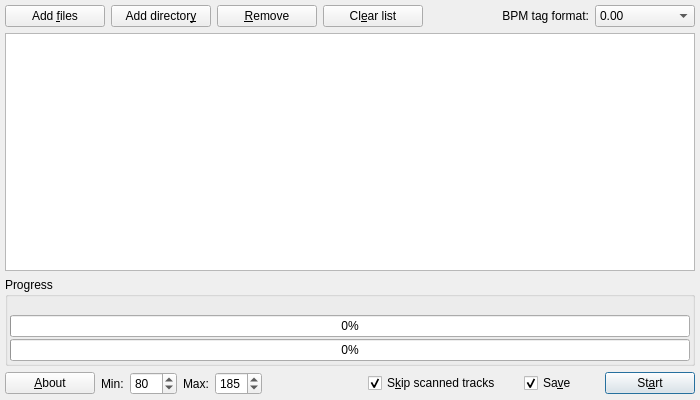
<ui version="4.0" >
 <class>DlgBPMDetectDlg</class>
 <widget class="QWidget" name="DlgBPMDetectDlg" >
  <property name="geometry" >
   <rect>
    <x>0</x>
    <y>0</y>
    <width>700</width>
    <height>400</height>
   </rect>
  </property>
  <property name="sizePolicy" >
   <sizepolicy vsizetype="Expanding" hsizetype="Expanding" >
    <horstretch>0</horstretch>
    <verstretch>0</verstretch>
   </sizepolicy>
  </property>
  <property name="minimumSize" >
   <size>
    <width>700</width>
    <height>400</height>
   </size>
  </property>
  <property name="windowTitle" >
   <string>BPM Detect</string>
  </property>
  <layout class="QGridLayout" >
   <property name="leftMargin" >
    <number>5</number>
   </property>
   <property name="topMargin" >
    <number>5</number>
   </property>
   <property name="rightMargin" >
    <number>5</number>
   </property>
   <property name="bottomMargin" >
    <number>5</number>
   </property>
   <item row="0" column="0" >
    <layout class="QHBoxLayout" >
     <item>
      <widget class="QPushButton" name="btnAddFiles" >
       <property name="sizePolicy" >
        <sizepolicy vsizetype="Fixed" hsizetype="Fixed" >
         <horstretch>0</horstretch>
         <verstretch>0</verstretch>
        </sizepolicy>
       </property>
       <property name="minimumSize" >
        <size>
         <width>100</width>
         <height>0</height>
        </size>
       </property>
       <property name="text" >
        <string>Add &amp;files</string>
       </property>
       <property name="shortcut" >
        <string>Alt+F</string>
       </property>
      </widget>
     </item>
     <item>
      <widget class="QPushButton" name="btnAddDir" >
       <property name="sizePolicy" >
        <sizepolicy vsizetype="Fixed" hsizetype="Fixed" >
         <horstretch>0</horstretch>
         <verstretch>0</verstretch>
        </sizepolicy>
       </property>
       <property name="minimumSize" >
        <size>
         <width>100</width>
         <height>0</height>
        </size>
       </property>
       <property name="text" >
        <string>Add director&amp;y</string>
       </property>
       <property name="shortcut" >
        <string>Alt+Y</string>
       </property>
      </widget>
     </item>
     <item>
      <widget class="QPushButton" name="btnRemoveSelected" >
       <property name="sizePolicy" >
        <sizepolicy vsizetype="Fixed" hsizetype="Fixed" >
         <horstretch>0</horstretch>
         <verstretch>0</verstretch>
        </sizepolicy>
       </property>
       <property name="minimumSize" >
        <size>
         <width>100</width>
         <height>0</height>
        </size>
       </property>
       <property name="toolTip" >
        <string>Remove selected tracks</string>
       </property>
       <property name="text" >
        <string>&amp;Remove</string>
       </property>
       <property name="shortcut" >
        <string>Alt+R</string>
       </property>
      </widget>
     </item>
     <item>
      <widget class="QPushButton" name="btnClearList" >
       <property name="sizePolicy" >
        <sizepolicy vsizetype="Fixed" hsizetype="Fixed" >
         <horstretch>0</horstretch>
         <verstretch>0</verstretch>
        </sizepolicy>
       </property>
       <property name="minimumSize" >
        <size>
         <width>100</width>
         <height>0</height>
        </size>
       </property>
       <property name="text" >
        <string>Cl&amp;ear list</string>
       </property>
       <property name="shortcut" >
        <string>Alt+E</string>
       </property>
      </widget>
     </item>
     <item>
      <widget class="QLabel" name="lblFormat" >
       <property name="sizePolicy" >
        <sizepolicy vsizetype="Preferred" hsizetype="Preferred" >
         <horstretch>0</horstretch>
         <verstretch>0</verstretch>
        </sizepolicy>
       </property>
       <property name="text" >
        <string>BPM tag format:</string>
       </property>
       <property name="alignment" >
        <set>Qt::AlignRight|Qt::AlignTrailing|Qt::AlignVCenter</set>
       </property>
       <property name="wordWrap" >
        <bool>false</bool>
       </property>
      </widget>
     </item>
     <item>
      <widget class="QComboBox" name="cbFormat" >
       <property name="sizePolicy" >
        <sizepolicy vsizetype="Fixed" hsizetype="Fixed" >
         <horstretch>0</horstretch>
         <verstretch>0</verstretch>
        </sizepolicy>
       </property>
       <property name="minimumSize" >
        <size>
         <width>100</width>
         <height>0</height>
        </size>
       </property>
       <property name="maximumSize" >
        <size>
         <width>100</width>
         <height>32767</height>
        </size>
       </property>
       <item>
        <property name="text" >
         <string>0.00</string>
        </property>
       </item>
       <item>
        <property name="text" >
         <string>0.0</string>
        </property>
       </item>
       <item>
        <property name="text" >
         <string>0</string>
        </property>
       </item>
       <item>
        <property name="text" >
         <string>000.00</string>
        </property>
       </item>
       <item>
        <property name="text" >
         <string>000.0</string>
        </property>
       </item>
       <item>
        <property name="text" >
         <string>000</string>
        </property>
       </item>
       <item>
        <property name="text" >
         <string>00000</string>
        </property>
       </item>
      </widget>
     </item>
    </layout>
   </item>
   <item row="1" column="0" >
    <widget class="QDropListView" name="TrackList" >
     <property name="contextMenuPolicy" >
      <enum>Qt::CustomContextMenu</enum>
     </property>
     <property name="acceptDrops" >
      <bool>true</bool>
     </property>
     <property name="selectionMode" >
      <enum>QAbstractItemView::ExtendedSelection</enum>
     </property>
     <property name="rootIsDecorated" >
      <bool>false</bool>
     </property>
     <property name="itemsExpandable" >
      <bool>false</bool>
     </property>
     <property name="sortingEnabled" >
      <bool>true</bool>
     </property>
     <property name="allColumnsShowFocus" >
      <bool>true</bool>
     </property>
     <property name="columnCount" >
      <number>0</number>
     </property>
    </widget>
   </item>
   <item row="2" column="0" >
    <widget class="QGroupBox" name="grpProgress" >
     <property name="sizePolicy" >
      <sizepolicy vsizetype="Fixed" hsizetype="Expanding" >
       <horstretch>0</horstretch>
       <verstretch>0</verstretch>
      </sizepolicy>
     </property>
     <property name="title" >
      <string>Progress</string>
     </property>
     <layout class="QVBoxLayout" >
      <property name="spacing" >
       <number>2</number>
      </property>
      <property name="leftMargin" >
       <number>2</number>
      </property>
      <property name="topMargin" >
       <number>2</number>
      </property>
      <property name="rightMargin" >
       <number>2</number>
      </property>
      <property name="bottomMargin" >
       <number>2</number>
      </property>
      <item>
       <widget class="QLabel" name="lblCurrentTrack" >
        <property name="sizePolicy" >
         <sizepolicy vsizetype="Expanding" hsizetype="MinimumExpanding" >
          <horstretch>0</horstretch>
          <verstretch>0</verstretch>
         </sizepolicy>
        </property>
        <property name="maximumSize" >
         <size>
          <width>570</width>
          <height>32767</height>
         </size>
        </property>
        <property name="toolTip" >
         <string>Current track</string>
        </property>
        <property name="text" >
         <string/>
        </property>
        <property name="wordWrap" >
         <bool>false</bool>
        </property>
       </widget>
      </item>
      <item>
       <widget class="QProgressBar" name="CurrentProgress" >
        <property name="maximum" >
         <number>1000</number>
        </property>
        <property name="value" >
         <number>0</number>
        </property>
       </widget>
      </item>
      <item>
       <widget class="QProgressBar" name="TotalProgress" >
        <property name="value" >
         <number>0</number>
        </property>
       </widget>
      </item>
     </layout>
    </widget>
   </item>
   <item row="3" column="0" >
    <layout class="QHBoxLayout" >
     <item>
      <widget class="QPushButton" name="btnAbout" >
       <property name="sizePolicy" >
        <sizepolicy vsizetype="Fixed" hsizetype="Fixed" >
         <horstretch>0</horstretch>
         <verstretch>0</verstretch>
        </sizepolicy>
       </property>
       <property name="minimumSize" >
        <size>
         <width>90</width>
         <height>0</height>
        </size>
       </property>
       <property name="text" >
        <string>&amp;About</string>
       </property>
       <property name="shortcut" >
        <string>Alt+A</string>
       </property>
      </widget>
     </item>
     <item>
      <widget class="QLabel" name="lblMin" >
       <property name="text" >
        <string>Min:</string>
       </property>
       <property name="wordWrap" >
        <bool>false</bool>
       </property>
      </widget>
     </item>
     <item>
      <widget class="QSpinBox" name="spMin" >
       <property name="toolTip" >
        <string>Minimum BPM</string>
       </property>
       <property name="minimum" >
        <number>50</number>
       </property>
       <property name="maximum" >
        <number>120</number>
       </property>
       <property name="value" >
        <number>80</number>
       </property>
      </widget>
     </item>
     <item>
      <widget class="QLabel" name="lblMax" >
       <property name="text" >
        <string>Max:</string>
       </property>
       <property name="wordWrap" >
        <bool>false</bool>
       </property>
      </widget>
     </item>
     <item>
      <widget class="QSpinBox" name="spMax" >
       <property name="toolTip" >
        <string>Maximum BPM</string>
       </property>
       <property name="minimum" >
        <number>130</number>
       </property>
       <property name="maximum" >
        <number>220</number>
       </property>
       <property name="value" >
        <number>185</number>
       </property>
      </widget>
     </item>
     <item>
      <spacer>
       <property name="orientation" >
        <enum>Qt::Horizontal</enum>
       </property>
       <property name="sizeType" >
        <enum>QSizePolicy::Expanding</enum>
       </property>
       <property name="sizeHint" >
        <size>
         <width>20</width>
         <height>21</height>
        </size>
       </property>
      </spacer>
     </item>
     <item>
      <widget class="QCheckBox" name="chbSkipScanned" >
       <property name="sizePolicy" >
        <sizepolicy vsizetype="Fixed" hsizetype="Fixed" >
         <horstretch>0</horstretch>
         <verstretch>0</verstretch>
        </sizepolicy>
       </property>
       <property name="minimumSize" >
        <size>
         <width>150</width>
         <height>0</height>
        </size>
       </property>
       <property name="toolTip" >
        <string>Do not redetect BPM</string>
       </property>
       <property name="text" >
        <string>S&amp;kip scanned tracks</string>
       </property>
       <property name="shortcut" >
        <string>Alt+K</string>
       </property>
       <property name="checked" >
        <bool>true</bool>
       </property>
      </widget>
     </item>
     <item>
      <widget class="QCheckBox" name="chbSave" >
       <property name="sizePolicy" >
        <sizepolicy vsizetype="Fixed" hsizetype="Fixed" >
         <horstretch>0</horstretch>
         <verstretch>0</verstretch>
        </sizepolicy>
       </property>
       <property name="minimumSize" >
        <size>
         <width>75</width>
         <height>0</height>
        </size>
       </property>
       <property name="toolTip" >
        <string>Save BPM to tag</string>
       </property>
       <property name="text" >
        <string>Sa&amp;ve</string>
       </property>
       <property name="shortcut" >
        <string>Alt+V</string>
       </property>
       <property name="checked" >
        <bool>true</bool>
       </property>
      </widget>
     </item>
     <item>
      <widget class="QPushButton" name="btnStart" >
       <property name="sizePolicy" >
        <sizepolicy vsizetype="Fixed" hsizetype="Fixed" >
         <horstretch>0</horstretch>
         <verstretch>0</verstretch>
        </sizepolicy>
       </property>
       <property name="minimumSize" >
        <size>
         <width>90</width>
         <height>0</height>
        </size>
       </property>
       <property name="text" >
        <string>St&amp;art</string>
       </property>
       <property name="shortcut" >
        <string>Alt+A</string>
       </property>
       <property name="autoDefault" >
        <bool>true</bool>
       </property>
       <property name="default" >
        <bool>true</bool>
       </property>
      </widget>
     </item>
    </layout>
   </item>
  </layout>
 </widget>
 <layoutdefault spacing="6" margin="11" />
 <customwidgets>
  <customwidget>
   <class>QDropListView</class>
   <extends>QTreeWidget</extends>
   <header>qdroplistview.h</header>
  </customwidget>
 </customwidgets>
 <includes>
  <include location="local" >qdroplistview.h</include>
 </includes>
 <resources>
  <include location="resource.qrc" />
 </resources>
 <connections>
  <connection>
   <sender>btnAddFiles</sender>
   <signal>clicked()</signal>
   <receiver>DlgBPMDetectDlg</receiver>
   <slot>slotAddFiles()</slot>
   <hints>
    <hint type="sourcelabel" >
     <x>20</x>
     <y>20</y>
    </hint>
    <hint type="destinationlabel" >
     <x>20</x>
     <y>20</y>
    </hint>
   </hints>
  </connection>
  <connection>
   <sender>btnAddDir</sender>
   <signal>clicked()</signal>
   <receiver>DlgBPMDetectDlg</receiver>
   <slot>slotAddDir()</slot>
   <hints>
    <hint type="sourcelabel" >
     <x>20</x>
     <y>20</y>
    </hint>
    <hint type="destinationlabel" >
     <x>20</x>
     <y>20</y>
    </hint>
   </hints>
  </connection>
  <connection>
   <sender>btnRemoveSelected</sender>
   <signal>clicked()</signal>
   <receiver>DlgBPMDetectDlg</receiver>
   <slot>slotRemoveSelected()</slot>
   <hints>
    <hint type="sourcelabel" >
     <x>20</x>
     <y>20</y>
    </hint>
    <hint type="destinationlabel" >
     <x>20</x>
     <y>20</y>
    </hint>
   </hints>
  </connection>
  <connection>
   <sender>btnAbout</sender>
   <signal>clicked()</signal>
   <receiver>DlgBPMDetectDlg</receiver>
   <slot>slotShowAbout()</slot>
   <hints>
    <hint type="sourcelabel" >
     <x>20</x>
     <y>20</y>
    </hint>
    <hint type="destinationlabel" >
     <x>20</x>
     <y>20</y>
    </hint>
   </hints>
  </connection>
  <connection>
   <sender>btnClearList</sender>
   <signal>clicked()</signal>
   <receiver>DlgBPMDetectDlg</receiver>
   <slot>slotClearTrackList()</slot>
   <hints>
    <hint type="sourcelabel" >
     <x>20</x>
     <y>20</y>
    </hint>
    <hint type="destinationlabel" >
     <x>20</x>
     <y>20</y>
    </hint>
   </hints>
  </connection>
 </connections>
</ui>
